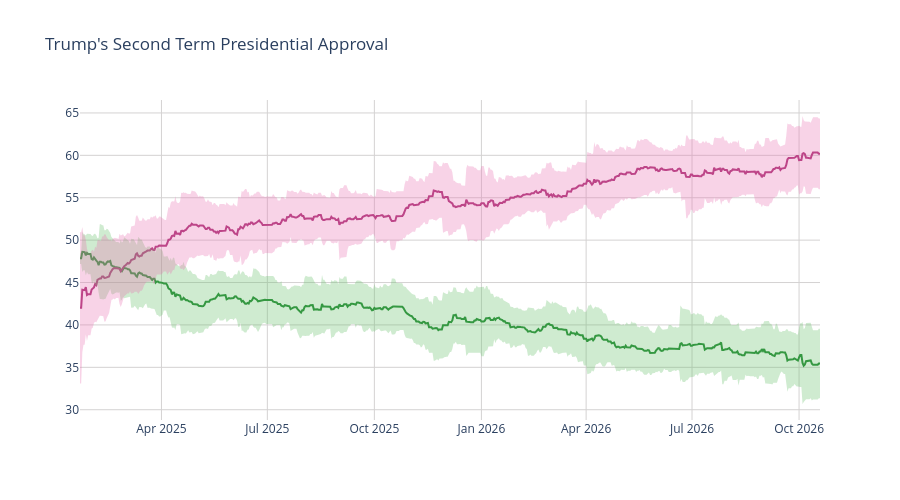

The code cell stored with this chart in its notebook:
### Code cell
disappr_ci_hex = "#e86eaf"
appr_ci_hex = "#60be65"
disappr_ci_rgba = "rgba(232, 110, 175, 0.3)"
appr_ci_rgba = "rgba(96, 190, 101, 0.3)"
grid_col = "#d4d2d2"


# Approve
fig = go.Figure(go.Scatter(
    x=pres['end_date'],
    y=pres['approve'],
    hovertemplate="%{y:.2f}%",
    name="<b>Approve</b>",
    line=dict(color="#228833"),
    showlegend=False
))

# Disapprove
fig.add_trace(go.Scatter(
    x=pres['end_date'],
    y=pres['disapprove'],
    hovertemplate="%{y:.2f}%",
    name="<b>Disapprove</b>",
    line=dict(color="#aa3377"),
    showlegend=False
    )
)

# Approve CI
fig.add_traces([

    # Upper bound
    go.Scatter(
        x=pres['end_date'],
        y=pres['approve_upper_ci'],
        marker=dict(color=appr_ci_hex),
        line=dict(width=0),
        mode='lines',
        showlegend=False,
        hoverinfo="skip"
    ),

    # Lower bound
    go.Scatter(
        x=pres['end_date'],
        y=pres['approve_lower_ci'],
        marker=dict(color=appr_ci_hex),
        line=dict(width=0),
        mode='lines',
        fillcolor=appr_ci_rgba,
        fill="tonexty",
        showlegend=False,
        hoverinfo="skip"
    )
])

# Disapprove CI
fig.add_traces([

    # Upper bound
    go.Scatter(
        x=pres['end_date'],
        y=pres['disapprove_upper_ci'],
        marker=dict(color=disappr_ci_hex),
        line=dict(width=0),
        mode='lines',
        showlegend=False,
        hoverinfo="skip"
    ),

    # Lower bound
    go.Scatter(
        x=pres['end_date'],
        y=pres['disapprove_lower_ci'],
        marker=dict(color=disappr_ci_hex),
        line=dict(width=0),
        mode='lines',
        fillcolor=disappr_ci_rgba,
        fill="tonexty",
        showlegend=False,
        hoverinfo="skip"
    )
])

fig.update_layout(
    title=dict(text="Trump's Second Term Presidential Approval"),
    hovermode="x"
)

fig.update_xaxes(gridcolor=grid_col)
fig.update_yaxes(gridcolor=grid_col)

fig.update_layout(hovermode="x", hoverlabel_align="right", plot_bgcolor="rgba(0, 0, 0, 0)", height=500)
fig.show()

### Figure 1 — Plotly figure (JSON) as saved in the notebook; plotly's stock layout.template omitted (floating-point values rounded to 4 significant figures; data arrays with more than 128 entries replaced by an {"elided": "..."} marker saying what was removed)
{"data": [{"hovertemplate": "%{y:.2f}%", "line": {"color": "#228833"}, "name": "<b>Approve</b>", "showlegend": false, "type": "scatter", "x": {"elided": "637 str values"}, "y": {"elided": "637 float values"}}, {"hovertemplate": "%{y:.2f}%", "line": {"color": "#aa3377"}, "name": "<b>Disapprove</b>", "showlegend": false, "type": "scatter", "x": {"elided": "637 str values"}, "y": {"elided": "637 float values"}}, {"hoverinfo": "skip", "line": {"width": 0}, "marker": {"color": "#60be65"}, "mode": "lines", "showlegend": false, "type": "scatter", "x": {"elided": "637 str values"}, "y": {"elided": "637 float values"}}, {"fill": "tonexty", "fillcolor": "rgba(96, 190, 101, 0.3)", "hoverinfo": "skip", "line": {"width": 0}, "marker": {"color": "#60be65"}, "mode": "lines", "showlegend": false, "type": "scatter", "x": {"elided": "637 str values"}, "y": {"elided": "637 float values"}}, {"hoverinfo": "skip", "line": {"width": 0}, "marker": {"color": "#e86eaf"}, "mode": "lines", "showlegend": false, "type": "scatter", "x": {"elided": "637 str values"}, "y": {"elided": "637 float values"}}, {"fill": "tonexty", "fillcolor": "rgba(232, 110, 175, 0.3)", "hoverinfo": "skip", "line": {"width": 0}, "marker": {"color": "#e86eaf"}, "mode": "lines", "showlegend": false, "type": "scatter", "x": {"elided": "637 str values"}, "y": {"elided": "637 float values"}}], "layout": {"height": 500, "hoverlabel": {"align": "right"}, "hovermode": "x", "plot_bgcolor": "rgba(0, 0, 0, 0)", "title": {"text": "Trump's Second Term Presidential Approval"}, "xaxis": {"gridcolor": "#d4d2d2"}, "yaxis": {"gridcolor": "#d4d2d2"}}}
